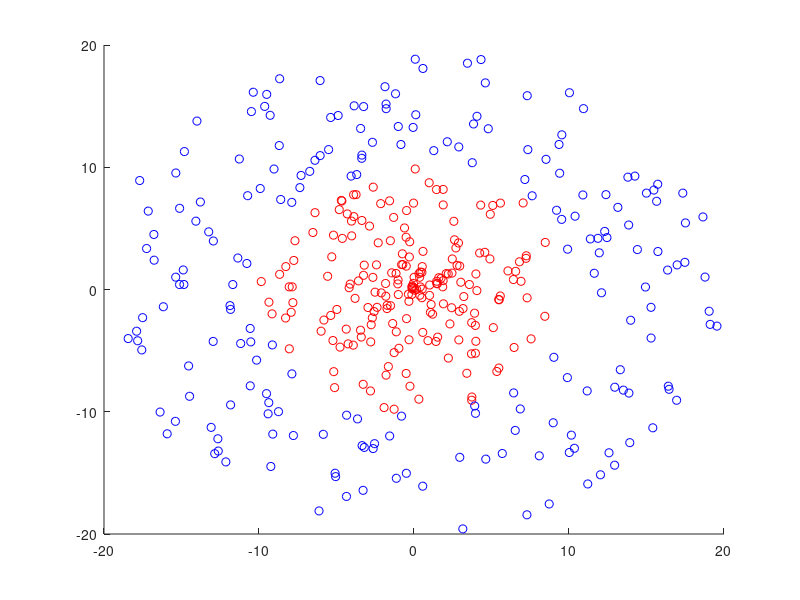

MATLAB code to generate this figure:
% total number of samples for each class
n = 200;

radius = 10;
theta = 2 * pi * rand(n, 1);

% points inside the circle
r_in = rand(n, 1) * radius;
x_in = r_in .* cos(theta);
y_in = r_in .* sin(theta);
label_in = ones(n, 1);

% points outside the circle
r_out = radius + rand(n, 1) * radius;
x_out = r_out .* cos(theta);
y_out = r_out .* sin(theta);
label_out = -1 * ones(n, 1);

% final points
instances = [x_in y_in; x_out y_out;];
labels = [label_in; label_out;];

% plot the points in 2D
scatter(instances(1:200, 1), instances(1:200, 2), 'r');
hold on;
scatter(instances(201:400, 1), instances(201:400, 2), 'b');
hold off;

% transform the input to 3D and plot again
% instances = [instances ones(400, 1) .* (1:1:400)'];
% scatter3(instances(1:200, 1), instances(1:200, 2), instances(1:200, 3), 'r');
% hold on;
% scatter3(instances(201:400, 1), instances(201:400, 2), instances(201:400, 3), 'b');
% xlabel('X Axis'); ylabel('Y Axis'); zlabel('Z Axis'); grid on;
% hold off;
